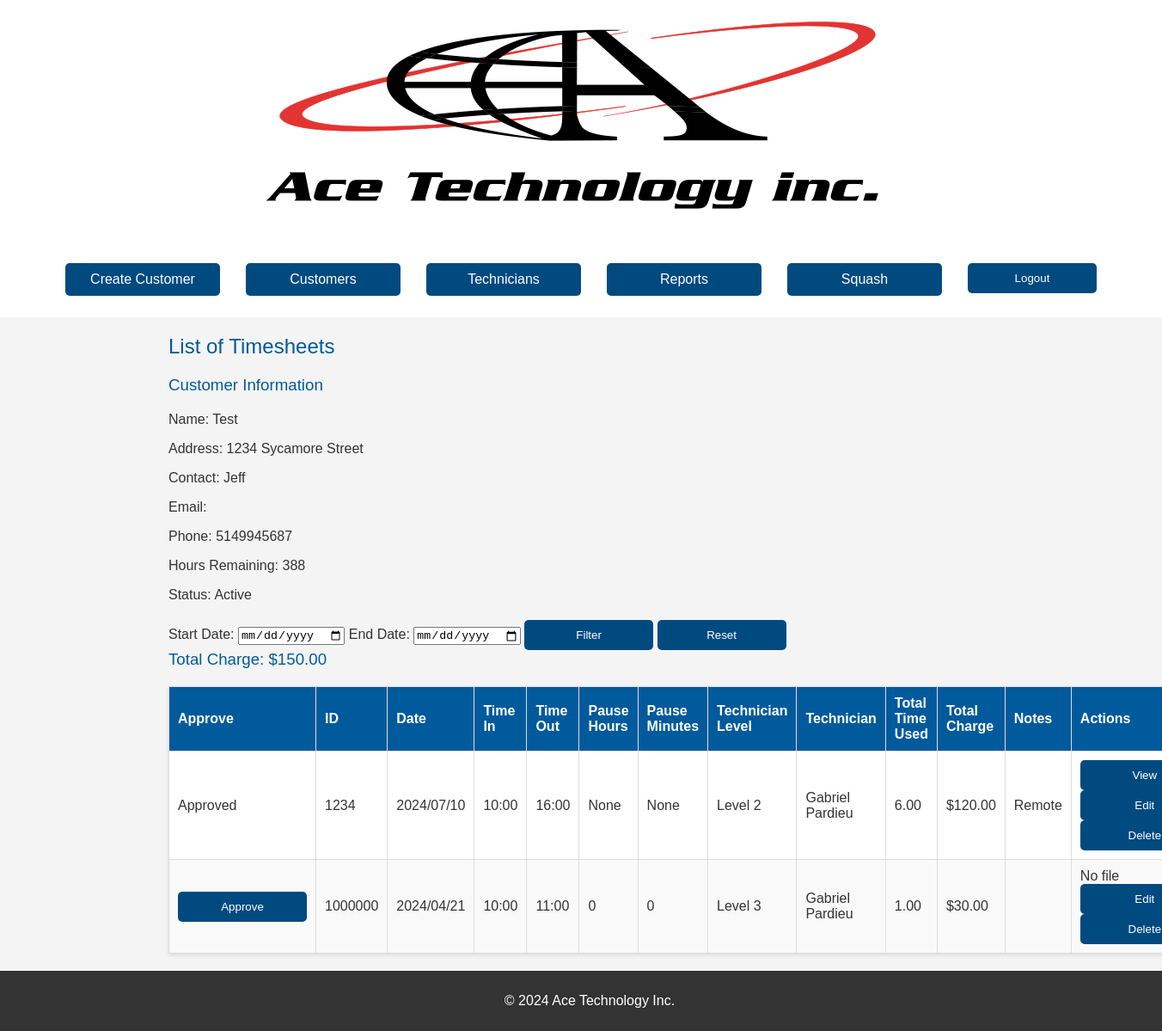
The page /timesheets/list/1/ (signed in) on the database its author committed.
### customers/models.py (models this page shows, shortened)
class Customer(models.Model):
    user_profile = models.OneToOneField(User, on_delete=models.CASCADE, default=1)  # Replace 1 with the actual default user ID
    name = models.CharField(max_length=255)
    has_contract = models.BooleanField(default=False)
    notes = models.TextField(blank=True, null=True)
    address = models.CharField(max_length=255, blank=True, null=True)
    contact_name = models.CharField(max_length=255, blank=True, null=True)
    phone = models.CharField(max_length=20, blank=True, null=True)
    transport_hours = models.IntegerField(default=0)
    transport_minutes = models.IntegerField(default=0)
    hide_transport_charges = models.BooleanField(default=False)
    hours_remaining = models.IntegerField(default=0)
    status = models.CharField(max_length=10, choices=[('Active', 'Active'), ('Inactive', 'Inactive')], default='Inactive')
    emails = models.ManyToManyField(EmailReference, blank=True)
    tech1_regular_hours = models.IntegerField(default=0)
    tech1_time_and_a_half_hours = models.IntegerField(default=0)
    tech1_double_time_hours = models.IntegerField(default=0)
    tech2_regular_hours = models.IntegerField(default=0)
    tech2_time_and_a_half_hours = models.IntegerField(default=0)
    tech2_double_time_hours = models.IntegerField(default=0)
    tech3_regular_hours = models.IntegerField(default=0)
    tech3_time_and_a_half_hours = models.IntegerField(default=0)
    tech3_double_time_hours = models.IntegerField(default=0)

class Technician(models.Model):
    name = models.CharField(max_length=255)

### timesheets/models.py (models this page shows, shortened)
class Timesheet(models.Model):
    customer = models.ForeignKey(Customer, related_name='timesheets', on_delete=models.CASCADE)
    timesheet_id = models.CharField(max_length=100)
    date = models.CharField(max_length=10)  # Change date to a char field for YYYY/MM/DD
    time_in = models.CharField(max_length=5)  # Change to char field for 24-hour time input
    time_out = models.CharField(max_length=5)  # Change to char field for 24-hour time input
    technician_level = models.IntegerField(choices=((1, 'Level 1'), (2, 'Level 2'), (3, 'Level 3')))
    technician = models.ForeignKey(Technician, on_delete=models.CASCADE)
    special_rate = models.DecimalField(max_digits=10, decimal_places=2, blank=True, null=True)
    total_charge = models.DecimalField(max_digits=10, decimal_places=2, blank=True, null=True)
    total_time_used = models.DecimalField(max_digits=5, decimal_places=2, blank=True, null=True)
    pause_hours = models.IntegerField(blank=True, null=True)
    pause_minutes = models.IntegerField(blank=True, null=True)
    file = models.FileField(upload_to='timesheets/', blank=True, null=True)
    notes = models.TextField(blank=True, null=True)
    approved = models.BooleanField(default=False)  # New field to track approval
    display_notes_to_customer = models.BooleanField(default=False)  # New field
    manual_charge_hours = models.DecimalField(max_digits=5, decimal_places=2, blank=True, null=True)
    manual_charge_amount = models.DecimalField(max_digits=10, decimal_places=2, blank=True, null=True)

### timesheets/views.py (the view)
# urls.py: path('list/<int:customer_id>/', views.timesheets_list, name='list'),
@login_required
def timesheets_list(request, customer_id):
    customer = get_object_or_404(Customer, pk=customer_id)
    timesheets = Timesheet.objects.filter(customer=customer)
    start_date = request.GET.get('start_date')
    end_date = request.GET.get('end_date')
    if start_date and end_date:
        start_date = datetime.strptime(start_date, '%Y-%m-%d').strftime('%Y/%m/%d')
        end_date = datetime.strptime(end_date, '%Y-%m-%d').strftime('%Y/%m/%d')
        timesheets = timesheets.filter(date__range=[start_date, end_date])
    total_charge = sum(timesheet.total_charge for timesheet in timesheets)
    total_time_used = sum(timesheet.total_time_used for timesheet in timesheets if timesheet.total_time_used)
    return render(request, 'timesheets/timesheets_list.html', {
        'timesheets': timesheets,
        'customer': customer,
        'total_charge': total_charge,
        'total_time_used': total_time_used,
        'start_date': start_date,
        'end_date': end_date,
    })

### timesheets/templates/timesheets/timesheets_list.html (shortened to what this page needs)
{% extends 'base_layout.html' %}
{% block content %}
<h2>List of Timesheets</h2>
<div>
    <h3>Customer Information</h3>
    <p>Name: {{ customer.name }}</p>
    <p>Address: {{ customer.address }}</p>
    <p>Contact: {{ customer.contact_name }}</p>
    <p>Email: {{ customer.email }}</p>
    <p>Phone: {{ customer.phone }}</p>
    <p>Hours Remaining: {{ customer.hours_remaining }}</p>
    <p>Status: {{ customer.status }}</p>
</div>
<form method="get" style="margin-top: 20px;">
    <label for="start_date">Start Date:</label>
    <input type="date" id="start_date" name="start_date" value="{{ start_date }}">
    <label for="end_date">End Date:</label>
    <input type="date" id="end_date" name="end_date" value="{{ end_date }}">
    <button type="submit" class="button">Filter</button>
    <button type="reset" class="button" onclick="window.location.href='{% url 'timesheets:list' customer.id %}'">Reset</button>
</form>
<h3>Total Charge: ${{ total_charge }}</h3>
<table>
    <tr>
        <th>Approve</th>
        <th>ID</th>
        <th>Date</th>
        <th>Time In</th>
        <th>Time Out</th>
        <th>Pause Hours</th>
        <th>Pause Minutes</th>
        <th>Technician Level</th>
        <th>Technician</th>
        <th>Total Time Used</th>
        <th>Total Charge</th>
        <th>Notes</th>
        <th>Actions</th>
    </tr>
    {% for timesheet in timesheets %}
    <tr>
        <td>
            {% if timesheet.approved %}
                Approved
            {% else %}
                <form action="{% url 'timesheets:approve' timesheet.id %}" method="post" style="display: inline;">
                    <button type="submit" class="button" onclick="return confirm('Are you sure you want to approve this timesheet?');">Approve</button>
                </form>
            {% endif %}
        </td>
        <td>{{ timesheet.timesheet_id }}</td>
        <td>{{ timesheet.date }}</td>
        <td>{{ timesheet.time_in }}</td>
        <td>{{ timesheet.time_out }}</td>
        <td>{{ timesheet.pause_hours }}</td>
        <td>{{ timesheet.pause_minutes }}</td>
        <td>{{ timesheet.get_technician_level_display }}</td>
        <td>{{ timesheet.technician.name }}</td>
        <td>{{ timesheet.total_time_used }}</td>
        <td>${{ timesheet.total_charge }}</td>
        <td>{{ timesheet.notes }}</td>
        <td>
            {% if timesheet.file %}
                <a href="{{ timesheet.file.url }}" target="_blank"><button class="button">View</button></a>
            {% else %}
                No file
            {% endif %}
            <a href="{% url 'timesheets:edit' timesheet.id %}"><button class="button">Edit</button></a>
            <a href="{% url 'timesheets:delete' timesheet.id %}" onclick="return confirm('Are you sure?');"><button class="button">Delete</button></a>
        </td>
    </tr>
    {% endfor %}
</table>
{% endblock %}

### assets/styles.css (style rules this page uses)
body { background-color: #f4f4f4; color: #333; font-family: "Helvetica", "Arial", sans-serif; display: flex; flex-direction: column; min-height: 100vh; margin: 0; }
h1, h2, h3, h4, h5 { font-weight: normal; margin: 0 0 20px 0; color: #005a9c; }
a, a:hover, a:visited { color: #005a9c; text-decoration: none; }
nav a, button, .button { background-color: #004a80; color: white !important; border: none; padding: 10px 15px; border-radius: 5px; text-decoration: none; display: inline-block; cursor: pointer; width: 150px; text-align: center; }
table { width: 100%; border-collapse: collapse; margin-top: 20px; background-color: white; box-shadow: 0 2px 4px rgba(0, 0, 0, 0.1); }
th, td { border: 1px solid #ddd; padding: 10px; text-align: left; }
th { background-color: #005a9c; color: white; }
tr:nth-child(odd) { background-color: #f9f9f9; }
button.button, .button, input[type="submit"].button { width: 150px; display: inline-block; padding: 10px 15px; border: none; border-radius: 5px; text-align: center; background-color: #004a80; color: white !important; cursor: pointer; }

### rows shown on the page
Customer: name "Test", address "1234 Sycamore Street", contact_name "Jeff", phone "5149945687", hours_remaining "388", status "Active"
Timesheet: approved "Approved", timesheet_id "1234", date "2024/07/10", time_in "10:00", time_out "16:00", pause_hours "None", pause_minutes "None", technician_level "Level 2", technician.name "Gabriel Pardieu", total_time_used "6.00", total_charge "120.00", notes "Remote"
Timesheet: approved "Approve", timesheet_id "1000000", date "2024/04/21", time_in "10:00", time_out "11:00", pause_hours "0", pause_minutes "0", technician_level "Level 3", technician.name "Gabriel Pardieu", total_time_used "1.00", total_charge "30.00", file "No file"

### other values the page prints
{{ total_charge }} "150.00"
